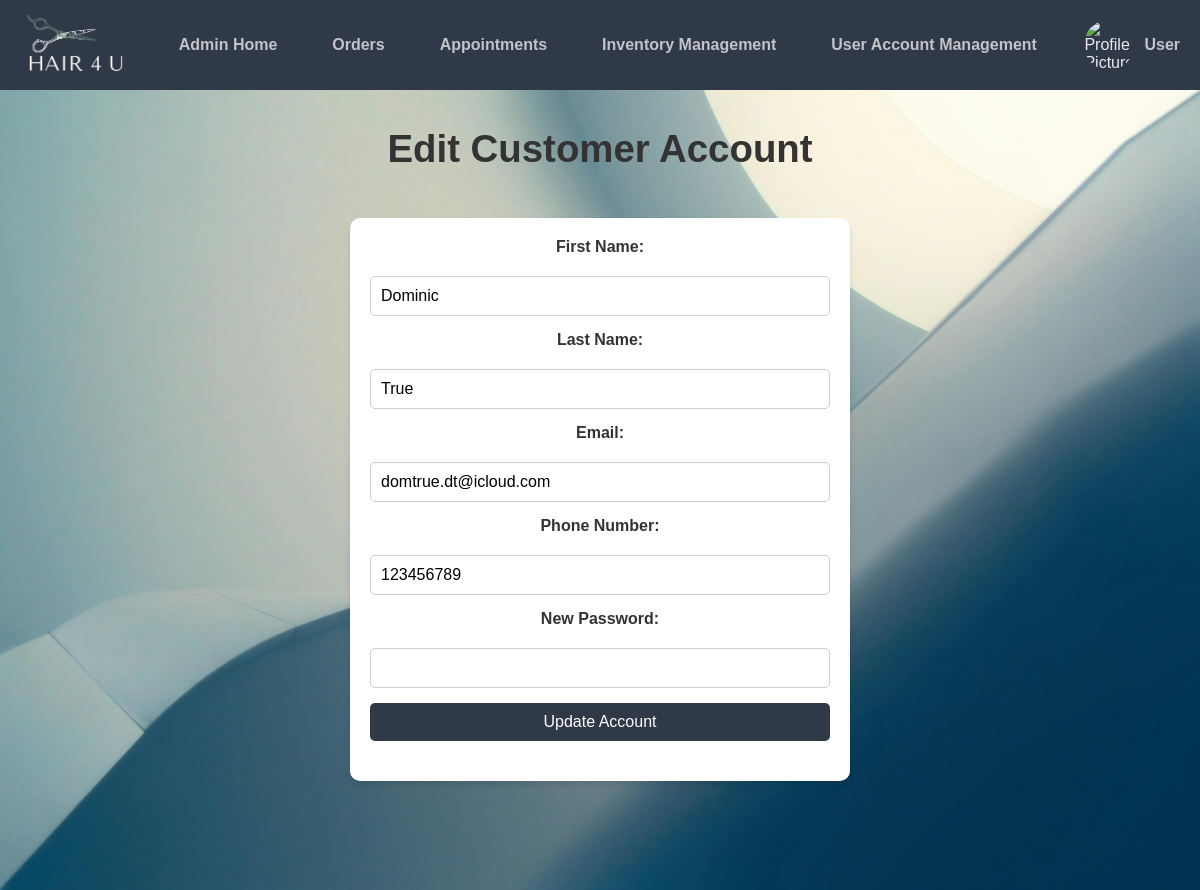
Page /cms/edit_user.php?id=2 on the committed database.
### tables this page shows
CREATE TABLE `business_logo` (
  `id` int(11) NOT NULL,
  `logo_path` varchar(255) NOT NULL
);

CREATE TABLE `accounts` (
  `id` int(11) NOT NULL,
  `firstname` varchar(50) NOT NULL,
  `lastname` varchar(100) NOT NULL,
  `username` varchar(50) NOT NULL,
  `password` varchar(255) NOT NULL,
  `email` varchar(100) NOT NULL,
  `phone` varchar(20) NOT NULL,
  `ad_1` varchar(50) NOT NULL,
  `activation_code` varchar(50) DEFAULT '',
  `role` enum('admin','customer') NOT NULL DEFAULT 'customer',
  `reset_token` varchar(255) DEFAULT NULL,
  `reset_token_expiry` datetime DEFAULT NULL
);

### cms/edit_user.php (the view, shortened to what this page needs)
<?php
include 'setup.php';
include 'admin_navbar.php';
$user_id = $_GET['id'];
$sql = "SELECT * FROM accounts WHERE id = ?";
$stmt = $conn->prepare($sql);
$stmt->bind_param('i', $user_id);
$stmt->execute();
$result = $stmt->get_result();
$customer = $result->fetch_assoc();
?>
<!DOCTYPE html>
<html lang="en">
<head>
    <link rel="stylesheet" href="css/admin.css">
</head>
<body>
<div class="content">
    <header class="content-header">
        <h1>Edit Customer Account</h1>
    </header>
<div class="form-container">
        <form method="post" action="">
            <label for="firstname">First Name:</label>
            <input type="text" id="firstname" name="firstname"
                   value="<?php echo htmlspecialchars($customer['firstname'], ENT_QUOTES); ?>" required>
            <label for="lastname">Last Name:</label>
            <input type="text" id="lastname" name="lastname"
                   value="<?php echo htmlspecialchars($customer['lastname'], ENT_QUOTES); ?>" required>
            <label for="email">Email:</label>
            <input type="email" id="email" name="email"
                   value="<?php echo htmlspecialchars($customer['email'], ENT_QUOTES); ?>" required>
            <label for="phone">Phone Number:</label>
            <input type="text" id="phone" name="phone"
                   value="<?php echo htmlspecialchars($customer['phone'], ENT_QUOTES); ?>" required>
            <label for="new_password">New Password:</label>
            <input type="password" id="new_password" name="new_password">
            <button type="submit">Update Account</button>
        </form>
    </div>
</body>
</html>

### cms/admin_navbar.php (shortened to what this page needs)
<?php
include 'setup.php';
if (isset($_SESSION['user_details']) && isset($_SESSION['user_details']['account_id'])) {
    $accountId = $_SESSION['user_details']['account_id'];
    $firstName = htmlspecialchars($_SESSION['user_details']['firstname'], ENT_QUOTES);
} else {
    $firstName = "User";
}
$profilePic = 'path/to/default_image.jpg';
$logoPath = 'path/to/default_logo.jpg';
$logoStmt = $pdo->prepare("SELECT logo_path FROM business_logo WHERE id = :id");
$logoStmt->execute(['id' => 2]);
$logoResult = $logoStmt->fetch(PDO::FETCH_ASSOC);
if ($logoResult && !empty($logoResult['logo_path'])) {
    $logoPath = $logoResult['logo_path'];
}
?>
<!DOCTYPE html>
<html>
<head>
    <link href="css/style.css" rel="stylesheet" type="text/css">
    <link href="css/admin.css" rel="stylesheet" type="text/css">
    <link rel="stylesheet" href="https://cdnjs.cloudflare.com/ajax/libs/font-awesome/6.0.0-beta3/css/all.min.css">
</head>
<body>
<nav class="navtop">
    <div class="logo">
        <a href="index.php">
            <img src="<?= $logoPath ?>" alt="Business Logo">
        </a>
    </div>
    <div class="links">
        <a href="admin.php">Admin Home</a>
        <a href="orders.php">Orders</a>
        <a href="appointments.php">Appointments</a>
        <a href="products.php">Inventory Management</a>
        <a href="user_account_management.php">User Account Management</a>
    </div>
    <div class="profile" id="profileMenu">
        <img src="<?= $profilePic ?>" alt="Profile Picture">
        <span><?= $firstName ?></span>
    </div>
</nav>
</body>
</html>

### cms/css/style.css (style rules this page uses)
* { margin: 0; padding: 0; box-sizing: border-box; }
html, body { border: 0; margin: 0; padding: 0; width: 100%; height: 100%; }
body { overflow-x: hidden; }
.content { background-image: url('../img/homepage_bg.jpg'); background-size: cover; background-position: center; background-repeat: no-repeat; min-height: 100vh; display: flex; flex-direction: column; justify-content: flex-start; align-items: center; text-align: center; padding: 20px; }
body { font-family: 'Roboto', sans-serif; }
.profile { position: relative; display: flex; align-items: center; gap: 8px; cursor: pointer; }
.profile img { width: 40px; height: 40px; border-radius: 50%; object-fit: cover; }
.profile span { color: #333; font-size: 16px; font-weight: 500; }

### cms/css/admin.css (style rules this page uses)
body { font-family: Arial, sans-serif; margin: 0; padding: 0; box-sizing: border-box; height: 100vh; display: flex; flex-direction: column; background-color: #f4f4f9; }
.navtop { background-color: #2f3947; height: 90px; display: flex; align-items: center; justify-content: space-between; padding: 0 20px; color: #eaebed; flex-shrink: 0; }
.navtop .logo img { height: 70px; width: auto; }
.navtop .links { display: flex; flex: 1; justify-content: space-around; margin: 0 20px; }
.navtop .links a { color: #c1c4c8; text-decoration: none; font-weight: bold; padding: 0 15px; white-space: nowrap; }
.navtop .profile { display: flex; align-items: center; gap: 10px; }
.navtop .profile img { height: 50px; width: 50px; border-radius: 50%; object-fit: cover; }
.navtop .profile span { color: #c1c4c8; font-weight: bold; white-space: nowrap; }
.content { flex: 1; overflow-y: auto; background-image: url('../img/admin_bg.jpg'); background-size: cover; background-position: center; background-repeat: no-repeat; display: flex; flex-direction: column; padding-top: 0; margin-top: 0; justify-content: flex-start; align-items: center; text-align: center; color: #333; }
* { margin: 0; padding: 0; box-sizing: border-box; }
button { background-color: #2f3947; color: white; padding: 10px 20px; border: none; border-radius: 3px; cursor: pointer; margin-bottom: 20px; }
.content-header { text-align: center; margin: 10px auto; padding: 20px; max-width: 80%; border-radius: 10px; color: #333; font-size: 1.2em; line-height: 1.5; }
.form-container { width: 90%; max-width: 500px; margin: 10px auto; padding: 20px; background: #ffffff; box-shadow: 0 4px 6px rgba(0, 0, 0, 0.1); border-radius: 10px; }
.form-container form { display: flex; flex-direction: column; gap: 15px; }
.form-container label { font-weight: bold; color: #333; margin-bottom: 5px; }
.form-container input[type="text"], .form-container input[type="email"], .form-container input[type="password"] { padding: 10px; font-size: 1rem; border: 1px solid #ccc; border-radius: 5px; width: 100%; }
.form-container button { padding: 10px 20px; font-size: 1rem; background: #2f3947; color: #ffffff; border: none; border-radius: 5px; cursor: pointer; transition: background 0.3s; }

### rows in the picture
business_logo: logo_path (picture)
accounts: firstname "Dominic", lastname "True", email "domtrue.dt@icloud.com", phone "123456789"

### other values in the picture
$firstName "User"
